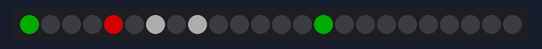
This program was run on a simulated CircuitPython board. Shown: 24 RGB LEDs in strip order, left to right. Dim RGB values are drawn brighter than linear; random numbers come from a fixed seed.

Above: at 0.25 s.
At 5.23 s:
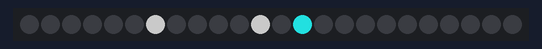
At 10.12 s:
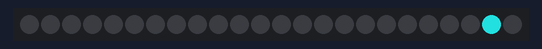
At 20.08 s:
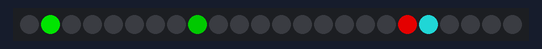
At 29.95 s:
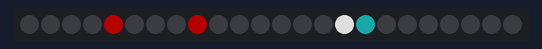
At 39.93 s:
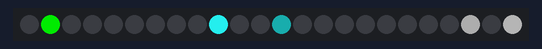

The program:

christmas.py
```python
import time

import board
import neopixel

try:
    import urandom as random
except ImportError:
    import random

bright_div = 20
numpix = 24  # Number of NeoPixels
pixpin = board.D18
# Pin where NeoPixels are connected
strip = neopixel.NeoPixel(pixpin, numpix, brightness=1, auto_write=False)
colors = [
    [30, 200, 200],  # Blue
    [255, 255, 255],  # White
    [0, 255, 0],  # Green
    [255, 0, 0],  # Red
]

max_len = 5
min_len = 2
# pixelnum, posn in flash, flash_len, direction
flashing = []

num_flashes = 5

for i in range(num_flashes):
    pix = random.randint(0, numpix - 1)
    col = random.randint(1, len(colors) - 1)
    flash_len = random.randint(min_len, max_len)
    flashing.append([pix, colors[col], flash_len, 0, 1])

OFF = (0, 0, 0)
strip.fill(OFF)

while True:
    try:
        strip.show()
        for i in range(num_flashes):
            # print(flashing[i])
            pix = flashing[i][0]
            brightness = (flashing[i][3] / flashing[i][2])
            colr = (int(flashing[i][1][0] * brightness),
                    int(flashing[i][1][1] * brightness),
                    int(flashing[i][1][2] * brightness))
            strip[pix] = colr
            if flashing[i][2] == flashing[i][3]:
                flashing[i][4] = -1
            if flashing[i][3] == 0 and flashing[i][4] == -1:
                pix = random.randint(0, numpix - 1)
                col = random.randint(0, len(colors) - 1)
                flash_len = random.randint(min_len, max_len)
                flashing[i] = [pix, colors[col], flash_len, 0, 1]
            flashing[i][3] = flashing[i][3] + flashing[i][4]
        time.sleep(0.1)
    except KeyboardInterrupt:
        strip.fill(OFF)
        strip.show()
        exit()
```
